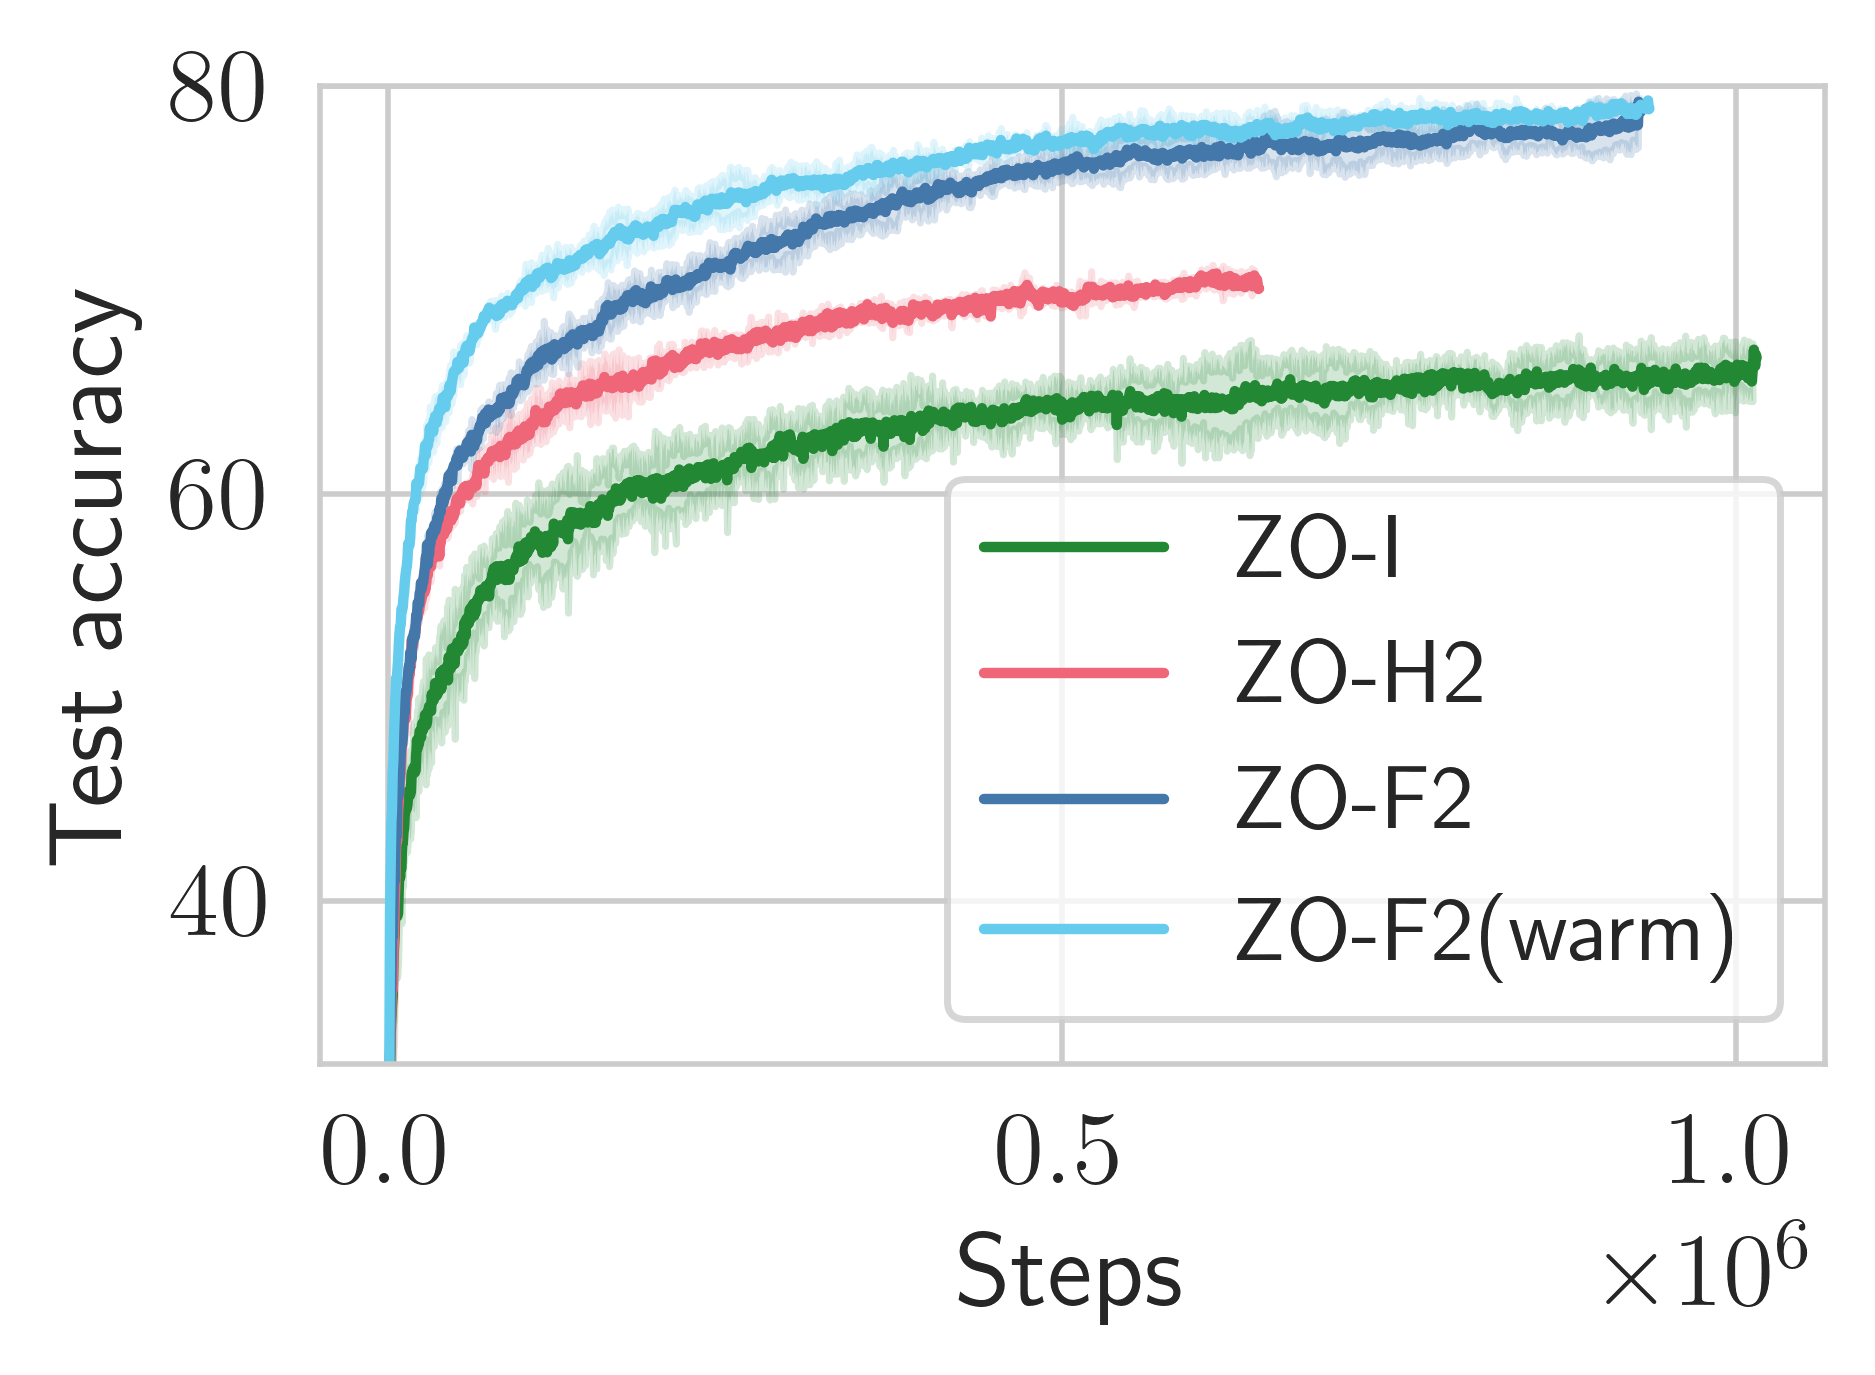

The script that saved this image:
import pandas as pd
import matplotlib.pyplot as plt
import matplotlib.ticker as ticker
import seaborn as sns
from omegaconf import DictConfig
import shutil
import read_log


def read_dir(dir: str, cuda_ids: list[int], vectors_list, seeds_list: list[list[int]], lr: float,
             epochs: int) -> tuple[list[DictConfig], list[pd.DataFrame]]:
    cfg_list = []
    df_list = []
    alpha = 1e-5
    for ci, vectors, seeds in zip(cuda_ids, vectors_list, seeds_list):
        for s in seeds:
            logfile = f'../log/{dir}/{vectors}_lr{lr}_alpha{alpha}_tau0.5_{ci}_{s}'
            logfile += '.log'
            cfg, df = read_log.read_log(logfile, epochs)
            match vectors:
                case 'fromI':
                    method = 'ZO-I'
                case 'F1' | 'F2' | 'H1' | 'H2':
                    method = f'ZO-{vectors}'
            if cfg.zoo.pre.warm_up > 0:
                method += '(warm)'
            df = df.assign(method=method)
            df = df.assign(seed=s)
            cfg_list.append(cfg)
            df_list.append(df)
    return cfg_list, df_list


def main():
    epochs = 3000
    time_limit = 4e+5

    # read results
    cuda_ids = [0,1,2,3,4,5,6,7]
    vectors_list = ['fromI', 'H2', 'F2', 'F2', 'fromI', 'H2', 'F2', 'F2']
    seeds_list = [[1,],] * 4 + [[2,],] * 4
    cfg, df_list = read_dir('resnet_more', cuda_ids, vectors_list, seeds_list, 1e-3, epochs)
    df = pd.concat(df_list)
    df['time_mean'] = df.groupby(['method', 'epoch'])['time'].transform('mean')
    df['te_acc'] = df['te_acc'] * 100

    pdflatex_available = shutil.which("pdflatex") is not None
    plt.rcParams['text.usetex'] = pdflatex_available
    plt.rcParams['pdf.use14corefonts'] = pdflatex_available
    plt.rcParams['font.size'] = 15
    sns.set_style('whitegrid')
    sns.color_palette("colorblind")

    fig, ax = plt.subplots(nrows=1, ncols=1, figsize=(4, 3))
    ax.xaxis.set_major_formatter(ticker.ScalarFormatter(useMathText=True))
    ax.ticklabel_format(style='sci', axis='x', scilimits=(0,0))
    custom_palette = {'ZO-I': '#228833', 'ZO-H1': '#CCBB44', 'ZO-H2': '#EE6677', 'ZO-F2': '#4477AA', 'ZO-F2(warm)': '#66CCEE'}
    g = sns.lineplot(ax=ax, data=df[df['time']<=time_limit], x='step', y='te_acc', hue='method', errorbar='sd', palette=custom_palette)
    g.set(xlabel='Steps', ylabel='Test accuracy')
    g.set_ylim(32, 80)
    g.legend(fontsize=13)
    fig.tight_layout()
    plt.savefig('resnet.png', bbox_inches="tight", dpi=500)
    plt.savefig('resnet.pdf', bbox_inches="tight", pad_inches=0.01)
    plt.show()

if __name__ == '__main__':
    main()
